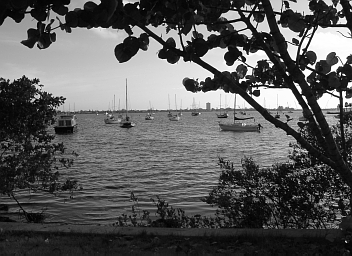
%> input picture Exercise5/boats.tif, 352 x 256 px
$ octave sh05ex02.m   (GNU Octave 9; MATLAB toolbox functions it lacks are replaced by stand-ins)
%> lines starting %> are read from the running program, lines starting %| are printed output that depends on the picture
### Exercise5/gaussianPyramid.m
function images = gaussianPyramid(image, n, useGaussian)
  clear images;
  images{1} = image;

  % TODO: Parameter für gauss bestimmen
  gauss = fspecial('gaussian');

  for i = 2:n
    if useGaussian == 1
          image = imfilter(image, gauss);
    end
    image = 0.5 * image(1:2:end, 1:2:end) + 0.5 * image(2:2:end, 2:2:end);
    images{i} = image;
  end
end

### Exercise5/reconstruct.m
function image = reconstruct(L)
  n = size(L, 2)

  G{n} = L{n}
  for i = n-1:-1:1
    G{i} = imresize(G{i+1}, 2) + L{i};
  end
  image = G{1};
end

### Exercise5/sh05ex02.m
image = im2double(imread('boats.tif'));
%> image: size 256x352 double; min 0, max 1, mean 0.352
n = 6;
G = gaussianPyramid(image, n, 1);
%> the loop in gaussianPyramid, `for i = 2:n` made 5 passes
%> pass 1, in gaussianPyramid, `image = imfilter(image, gauss);`:
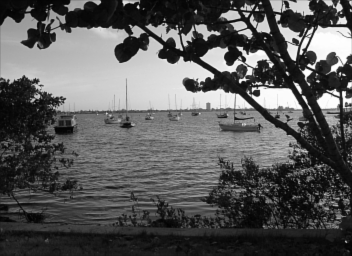
%> image: size 256x352 double; min 0.00889, max 1, mean 0.352
%> after the loop in gaussianPyramid, `for i = 2:n`: images = 6 items
%> G = 6 items

% Calculate Laplacian Pyramid
for i = 1:n
  % calc L{i}
  if i ~= n
    L{i} = G{i} - imresize(G{i+1}, 2);
  else
    L{i} = G{i};
  end
end
%> after the loop, L = 6 items

%% Plot L
close all;
figure('Name', 'Laplacian Pyramid');
for i = 1:n
  subplot(3,n/3,i);
  imshow(L{i}, []);
  colorbar();
  title(['L(' num2str(i) ')']);
end
%> this loop made 6 passes
%> pass 1, `imshow(L{i}, []);`:
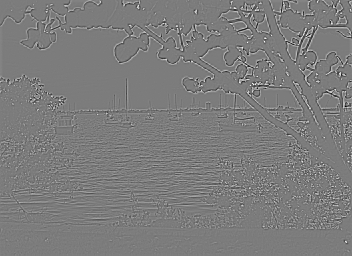
%> displayed picture: size 256x352, on the screen's scale of 0 to 255; min 0, max 255, mean 124.2
%> pass 2, `imshow(L{i}, []);`:
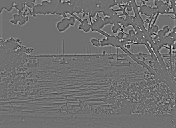
%> displayed picture: size 128x176, on the screen's scale of 0 to 255; min 0, max 255, mean 111.9
%> after the loop:
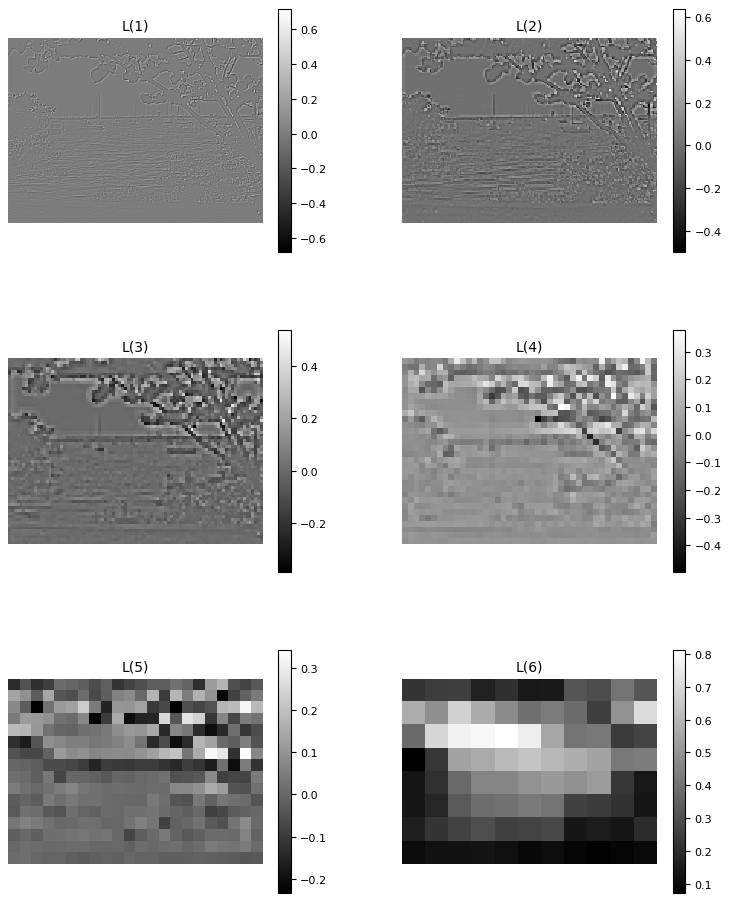
%> figure redrawn from the program's plot data, 6 panels
saveas(gcf,'ex02_pyramid.eps','epsc')


% Reset G
clear G;

% Reconstruct image from L
figure('Name', 'Reconstructed Image from L');
imshow(reconstruct(L),[]);
%> in reconstruct, `n = size(L, 2)`: n = 6
%> the loop in reconstruct, `for i = n-1:-1:1` made 5 passes
%> i on passes 1, 2, 4, 5: 5, 4, 2, 1
%> after the loop in reconstruct, `for i = n-1:-1:1`: G = 6 items
saveas(gcf,'ex02_reconstructed.eps','epsc')

% Compression
lambda = 0.2;
for i = 1:n-1
  L{i}(abs(L{i}) < lambda * max(max(abs(L{i})))) = 0;
end

%% Plot L
figure('Name', 'Laplacian Pyramid after Compression');
for i = 1:n
  subplot(3,n/3,i);
  imshow(L{i}, []);
  colorbar();
  title(['L(' num2str(i) ')']);
end
saveas(gcf,'ex02_pyr_compress.eps','epsc')


% Reset G
clear G;

% Reconstruct image from L
figure('Name', 'Reconstructed Image from L after Compression');
imshow(reconstruct(L),[]);
%> the loop in reconstruct (call 2), `for i = n-1:-1:1` made 5 passes
%> in reconstruct (call 2), `image = G{1};`:
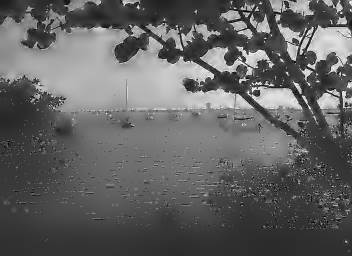
%> image: size 256x352 double; min -0.155, max 1.16, mean 0.354; drawn with min black and max white
saveas(gcf,'ex02_rec_compress.eps','epsc')

lambda = 0:0.05:0.3
error = zeros(1, size(lambda,2));

for i = 1:size(lambda,2)
  LT = L;
  for k = 1:n-1
    LT{k}(abs(LT{k}) < lambda(i) * max(max(abs(LT{k})))) = 0;
  end
  error(i) = immse(image, reconstruct(LT));
end
%> after the loop, error = [0.00748 0.00748 0.00748 0.00748 0.00748 0.0115 0.0157]

figure('Name', 'Error');
plot(lambda, error)
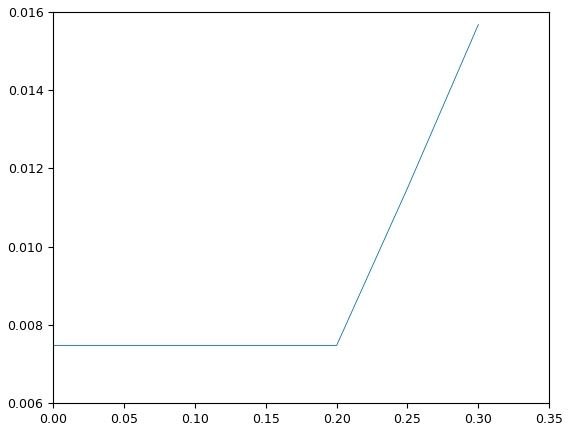
%> figure redrawn from the program's plot data
saveas(gcf,'ex02_error.eps','epsc')
